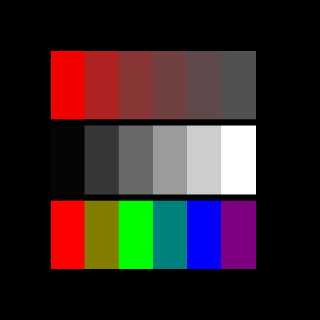

Recreate this plot in Python.
#!/usr/bin/env python

# Round-trip RGB to HSI and back to RGB conversion on a canvas image.

# Factory overrides
import vtkmodules.vtkInteractionStyle  # noqa: F401
import vtkmodules.vtkRenderingFreeType  # noqa: F401
import vtkmodules.vtkRenderingOpenGL2  # noqa: F401

from vtkmodules.vtkImagingColor import (
    vtkImageHSIToRGB,
    vtkImageRGBToHSI,
)
from vtkmodules.vtkImagingCore import vtkImageCast
from vtkmodules.vtkImagingSources import vtkImageCanvasSource2D
from vtkmodules.vtkRenderingCore import (
    vtkImageActor,
    vtkRenderWindow,
    vtkRenderWindowInteractor,
    vtkRenderer,
)

# Draw colored boxes on a canvas
image_canvas = vtkImageCanvasSource2D()
image_canvas.SetNumberOfScalarComponents(3)
image_canvas.SetScalarTypeToUnsignedChar()
image_canvas.SetExtent(0, 320, 0, 320, 0, 0)
image_canvas.SetDrawColor(0, 0, 0)
image_canvas.FillBox(0, 511, 0, 511)
# Hue scale: r, g, b
image_canvas.SetDrawColor(255, 0, 0)
image_canvas.FillBox(0, 50, 0, 100)
image_canvas.SetDrawColor(128, 128, 0)
image_canvas.FillBox(50, 100, 0, 100)
image_canvas.SetDrawColor(0, 255, 0)
image_canvas.FillBox(100, 150, 0, 100)
image_canvas.SetDrawColor(0, 128, 128)
image_canvas.FillBox(150, 200, 0, 100)
image_canvas.SetDrawColor(0, 0, 255)
image_canvas.FillBox(200, 250, 0, 100)
image_canvas.SetDrawColor(128, 0, 128)
image_canvas.FillBox(250, 300, 0, 100)
# Intensity scale
image_canvas.SetDrawColor(5, 5, 5)
image_canvas.FillBox(0, 50, 110, 210)
image_canvas.SetDrawColor(55, 55, 55)
image_canvas.FillBox(50, 100, 110, 210)
image_canvas.SetDrawColor(105, 105, 105)
image_canvas.FillBox(100, 150, 110, 210)
image_canvas.SetDrawColor(155, 155, 155)
image_canvas.FillBox(150, 200, 110, 210)
image_canvas.SetDrawColor(205, 205, 205)
image_canvas.FillBox(200, 250, 110, 210)
image_canvas.SetDrawColor(255, 255, 255)
image_canvas.FillBox(250, 300, 110, 210)
# Saturation scale
image_canvas.SetDrawColor(245, 0, 0)
image_canvas.FillBox(0, 50, 220, 320)
image_canvas.SetDrawColor(213, 16, 16)
image_canvas.FillBox(50, 100, 220, 320)
image_canvas.SetDrawColor(181, 32, 32)
image_canvas.FillBox(100, 150, 220, 320)
image_canvas.SetDrawColor(149, 48, 48)
image_canvas.FillBox(150, 200, 220, 320)
image_canvas.SetDrawColor(117, 64, 64)
image_canvas.FillBox(200, 250, 220, 320)
image_canvas.SetDrawColor(85, 80, 80)
image_canvas.FillBox(250, 300, 220, 320)

# RGB -> HSI -> RGB round trip
convert = vtkImageRGBToHSI()
convert.SetInputConnection(image_canvas.GetOutputPort())

convert_back = vtkImageHSIToRGB()
convert_back.SetInputConnection(convert.GetOutputPort())

cast = vtkImageCast()
cast.SetInputConnection(convert_back.GetOutputPort())
cast.SetOutputScalarTypeToFloat()
cast.ReleaseDataFlagOff()
cast.Update()

# Display with vtkImageActor
image_actor = vtkImageActor()
image_actor.GetMapper().SetInputConnection(convert_back.GetOutputPort())

# Renderer
renderer = vtkRenderer()
renderer.AddActor(image_actor)

# Window
render_window = vtkRenderWindow()
render_window.AddRenderer(renderer)
render_window.SetSize(320, 320)
render_window.SetWindowName("hsi to rgb")

# Scene
renderer.ResetCamera()

# Interactor
interactor = vtkRenderWindowInteractor()
interactor.SetRenderWindow(render_window)

interactor.Initialize()
interactor.Start()
